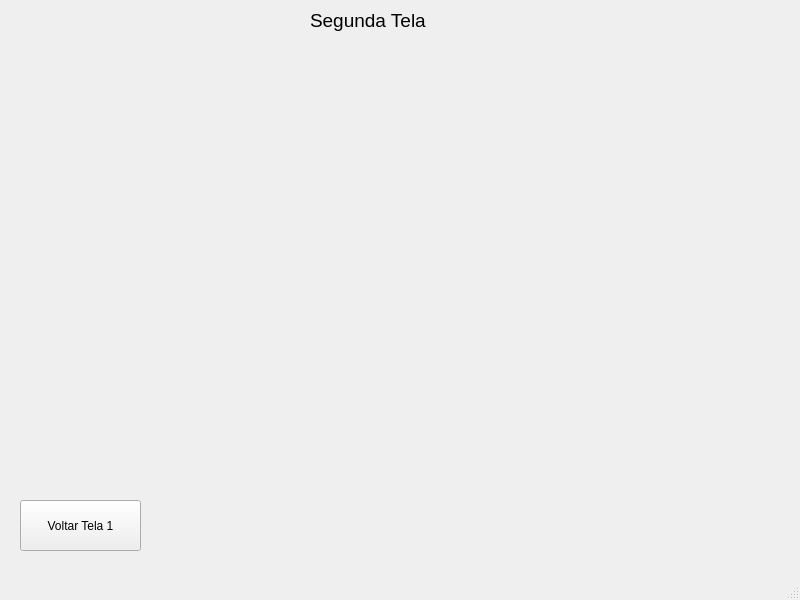
<?xml version="1.0" encoding="UTF-8"?>
<ui version="4.0">
 <class>MainWindow</class>
 <widget class="QMainWindow" name="MainWindow">
  <property name="geometry">
   <rect>
    <x>0</x>
    <y>0</y>
    <width>800</width>
    <height>600</height>
   </rect>
  </property>
  <property name="windowTitle">
   <string>MainWindow</string>
  </property>
  <widget class="QWidget" name="centralwidget">
   <widget class="QPushButton" name="pushButton">
    <property name="geometry">
     <rect>
      <x>20</x>
      <y>500</y>
      <width>121</width>
      <height>51</height>
     </rect>
    </property>
    <property name="text">
     <string>Voltar Tela 1</string>
    </property>
   </widget>
   <widget class="QLabel" name="label">
    <property name="geometry">
     <rect>
      <x>310</x>
      <y>0</y>
      <width>121</width>
      <height>41</height>
     </rect>
    </property>
    <property name="font">
     <font>
      <family>Arial</family>
      <pointsize>14</pointsize>
     </font>
    </property>
    <property name="text">
     <string>Segunda Tela</string>
    </property>
   </widget>
  </widget>
  <widget class="QMenuBar" name="menubar">
   <property name="geometry">
    <rect>
     <x>0</x>
     <y>0</y>
     <width>800</width>
     <height>21</height>
    </rect>
   </property>
  </widget>
  <widget class="QStatusBar" name="statusbar"/>
 </widget>
 <resources/>
 <connections/>
</ui>
